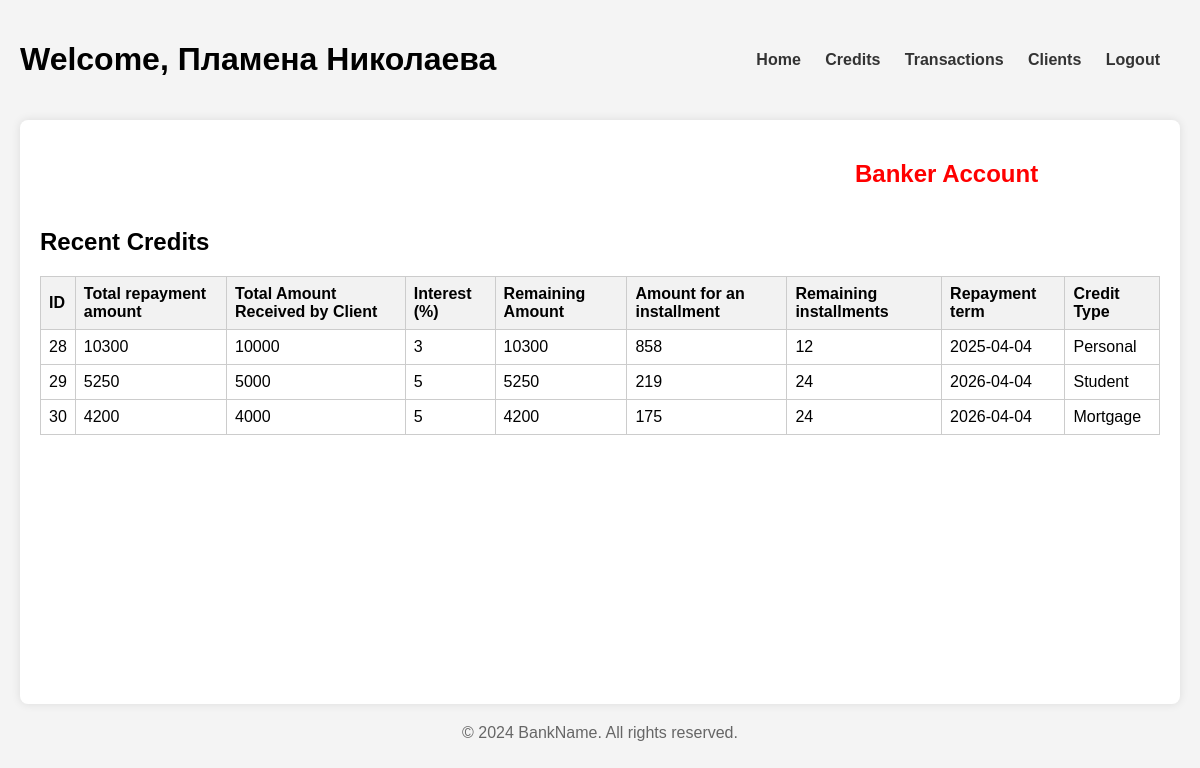
Screenshot of /Credits.php (signed in) with the database file from the repository.
### tables this page shows
CREATE TABLE `credit` (
  `ID` int(11) NOT NULL,
  `Total_amount` decimal(10,0) NOT NULL,
  `Amount` decimal(10,0) NOT NULL,
  `Interest` decimal(10,0) NOT NULL,
  `Remaining_amount` decimal(10,0) NOT NULL,
  `Amount_installment` decimal(10,0) NOT NULL,
  `Remaining_installments` int(11) NOT NULL,
  `Repayment_Period` date NOT NULL,
  `Bank_Account_IBAN` varchar(22) NOT NULL,
  `Credit_Type_ID` int(11) NOT NULL
);

CREATE TABLE `credit_type` (
  `ID` int(11) NOT NULL,
  `Type` varchar(20) NOT NULL
);

### User_Acc_Info.php (called while the page is built, shortened)
<?php
  $name = $_SESSION['name'];
?>

### Credits.php (the view, shortened to what this page needs)
<?php
  include("User_Acc_Info.php");
?>
<!DOCTYPE html>
<html lang="en">
  <head>
    <link rel="stylesheet" href="Style\styles.css" />
  </head>
  <body>
    <div class="container">
      <header>
        <h1
          >Welcome,
          <?php echo $name?></h1
        >
        <nav>
          <ul>
            <li><a href="index.php">Home</a></li>
            <li><a href="#">Credits</a></li>
            <li><a href="Transactions.php">Transactions</a></li>
            <li><a href="Profile.php"><?php echo (isset($currAccAmount)) ? 'Profile' : 'Clients'; ?></a></li>
            <li><a href="LOGIN.php">Logout</a></li>
          </ul>
        </nav>
      </header>
      <main style="height: 68vh">
        <section class="credit-form">
        <div class="transaction-header-section" style="display: flex; justify-content: space-between">
          <h2 id="accType" style="position:relative; right: 125px;">
          <?php
            if (isset($currAccAmount))
              echo "Amount: $currAccAmount $currAccCurrency";
            else {
              echo "Banker Account";
            }
          ?>
        </div>
        </section>
        <section class="transactions">
          <h2>Recent Credits</h2>
          <table>
            <thead>
              <tr>
                <th>ID</th>
                <th>Total repayment amount</th>
                <th>Total Amount Received by Client</th>
                <th>Interest (%)</th>
                <th>Remaining Amount</th>
                <th>Amount for an installment</th>
                <th>Remaining installments</th>
                <th>Repayment term</th>
                <th>Credit Type</th>
              </tr>
            </thead>
            <tbody>
              <tr>
                <?php
                  if (isset($currAccAmount)){
                    $result = mysqli_query($conn, "SELECT credit.*,
                    credit_type.Type AS Credit_Type_Name
                    FROM credit
                    INNER JOIN credit_type
                    ON credit.Credit_Type_ID = credit_type.ID
                    WHERE credit.Bank_Account_IBAN = '$currAccIBAN'");
                    if($result) {
                    while($row = mysqli_fetch_assoc($result)){
                      ?>
                            <td><?php echo $row ['ID'];?></td>
                            <td><?php echo $row ['Total_amount'];?></td>
                            <td><?php echo $row ['Amount'];?></td>
                            <td><?php echo $row ['Interest'];?></td>
                            <td><?php echo $row ['Remaining_amount'];?></td>
                            <td><?php echo $row ['Amount_installment'];?></td>
                            <td><?php echo $row ['Remaining_installments'];?></td>
                            <td><?php echo $row ['Repayment_Period'];?></td>
                            <td><?php echo $row ['Credit_Type_Name'];?></td>
                            <td><?php echo '<a href="Credits.php?id=' . $row['ID'] . '">Pay</a>'?></td>
                    </tr>
                <?php
                          }
                        }
                        else echo"Error";
                  }
                  else {
                    $result = mysqli_query($conn, "SELECT credit.*,
                      credit_type.Type AS Credit_Type_Name
                      FROM credit
                      INNER JOIN credit_type
                      ON credit.Credit_Type_ID = credit_type.ID");
                      if($result) {
                      while($row = mysqli_fetch_assoc($result)){
                        ?>
                              <td><?php echo $row ['ID'];?></td>
                              <td><?php echo $row ['Total_amount'];?></td>
                              <td><?php echo $row ['Amount'];?></td>
                              <td><?php echo $row ['Interest'];?></td>
                              <td><?php echo $row ['Remaining_amount'];?></td>
                              <td><?php echo $row ['Amount_installment'];?></td>
                              <td><?php echo $row ['Remaining_installments'];?></td>
                              <td><?php echo $row ['Repayment_Period'];?></td>
                              <td><?php echo $row ['Credit_Type_Name'];?></td>
                            </tr>
                            <?php
                            }
                          }
                          else echo"Error";
                        }
                    ?>
            </tbody>
          </table>
        </section>
      </main>
      <footer>
        <p>&copy; 2024 BankName. All rights reserved.</p>
      </footer>
    </div>
  </body>
</html>

### Style/styles.css (style rules this page uses)
body { font-family: Arial, sans-serif; margin: 0; padding: 0; background-color: #f4f4f4; }
.container { max-width: 1400px; margin: 0 auto; padding: 20px; }
header { display: flex; justify-content: space-between; align-items: center; margin-bottom: 20px; }
nav ul { list-style-type: none; padding: 0; margin: 0; }
nav ul li { display: inline; margin-right: 20px; }
nav ul li a { text-decoration: none; color: #333; font-weight: bold; }
main { background-color: #fff; padding: 20px; border-radius: 8px; box-shadow: 0 0 10px rgba(0, 0, 0, 0.1); }
.transactions table { width: 100%; border-collapse: collapse; }
.transactions th, .transactions td { border: 1px solid #ccc; padding: 8px; text-align: left; }
.transactions th { background-color: #f2f2f2; }
footer { margin-top: 20px; text-align: center; color: #666; }

### rows the page displays
credit: ID "28", Total_amount "10300", Amount "10000", Interest "3", Remaining_amount "10300", Amount_installment "858", Remaining_installments "12", Repayment_Period "2025-04-04", Credit_Type_ID.Type "Personal"
credit: ID "29", Total_amount "5250", Amount "5000", Interest "5", Remaining_amount "5250", Amount_installment "219", Remaining_installments "24", Repayment_Period "2026-04-04", Credit_Type_ID.Type "Student"
credit: ID "30", Total_amount "4200", Amount "4000", Interest "5", Remaining_amount "4200", Amount_installment "175", Remaining_installments "24", Repayment_Period "2026-04-04", Credit_Type_ID.Type "Mortgage"

### other values shown
$name "Пламена Николаева"
